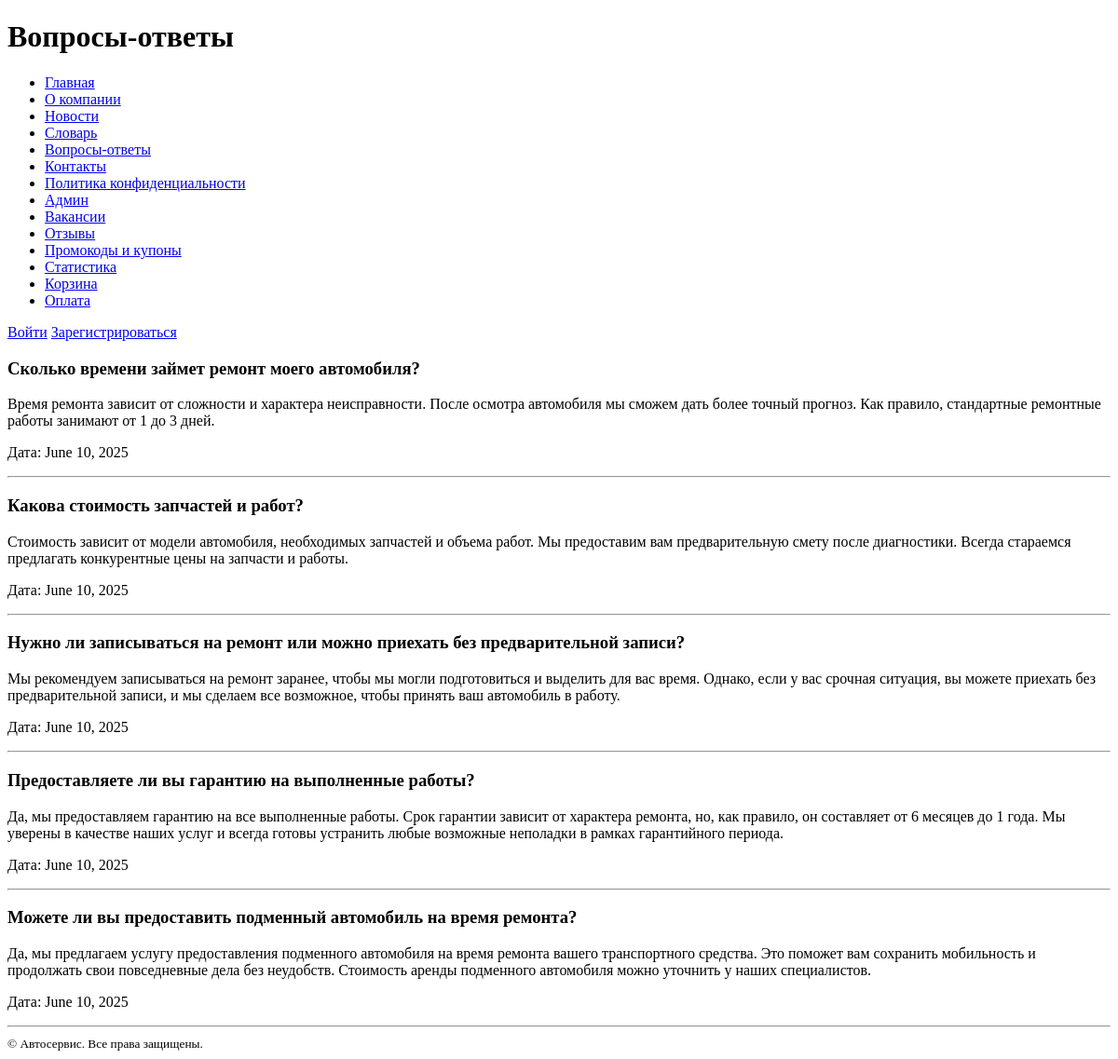
The app's page /qa/, older data.
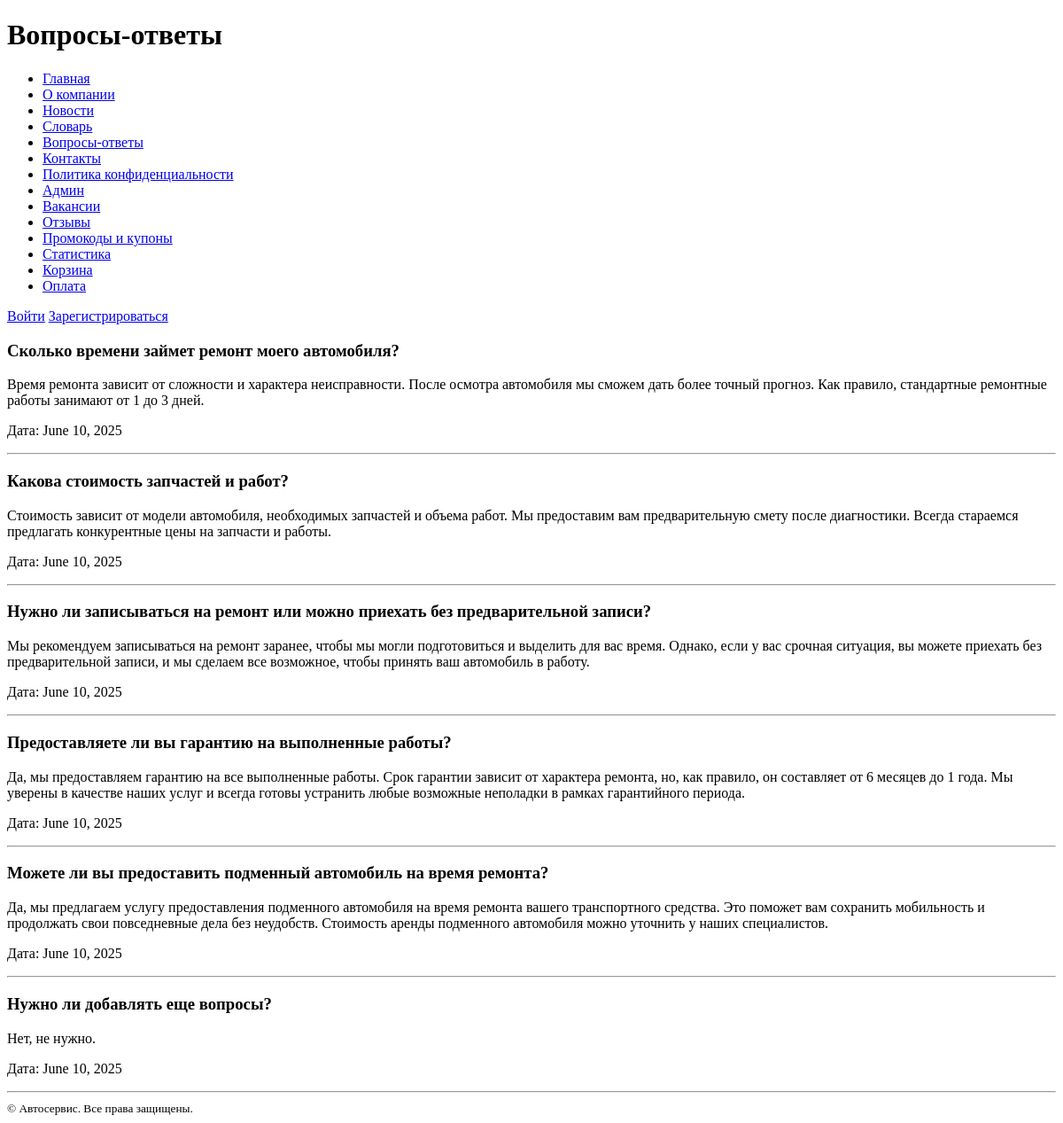
The same page, newer data.
### hello/models.py (models this page shows)
class QA(models.Model):
    question = models.CharField(max_length=255)
    answer = models.TextField()
    date = models.DateField(default=now)

### hello/views.py (the view)
# urls.py: path('qa/',views.qa),
def qa(request):
    qas = QA.objects.all()
    return render(request, "qa.html", {"qas" : qas})

### hello/context_processors.py (called while the page is built)
def user_info(request):
    return {
        'user_type': request.session.get('user_type'),
        'user_name': request.session.get('user_name'),
        'user_id': request.session.get('user_id'),
    }

### hello/templates/qa.html (shortened to what this page needs)
{% extends "menu.html" %}
{% block header %}Вопросы-ответы{% endblock header %}
{% block content %}
{% for qa in qas %}
<div>
    <h3>{{ qa.question }}</h3>
    <p>{{ qa.answer }}</p>
    <p>Дата: {{ qa.date }}</p>
</div>
<hr>
{% endfor %}
{% endblock content %}

Row changes from the older to the newer data that the page shows:
added QA: question "Нужно ли добавлять еще вопросы?", answer "Нет, не нужно.", date "June 10, 2025"
